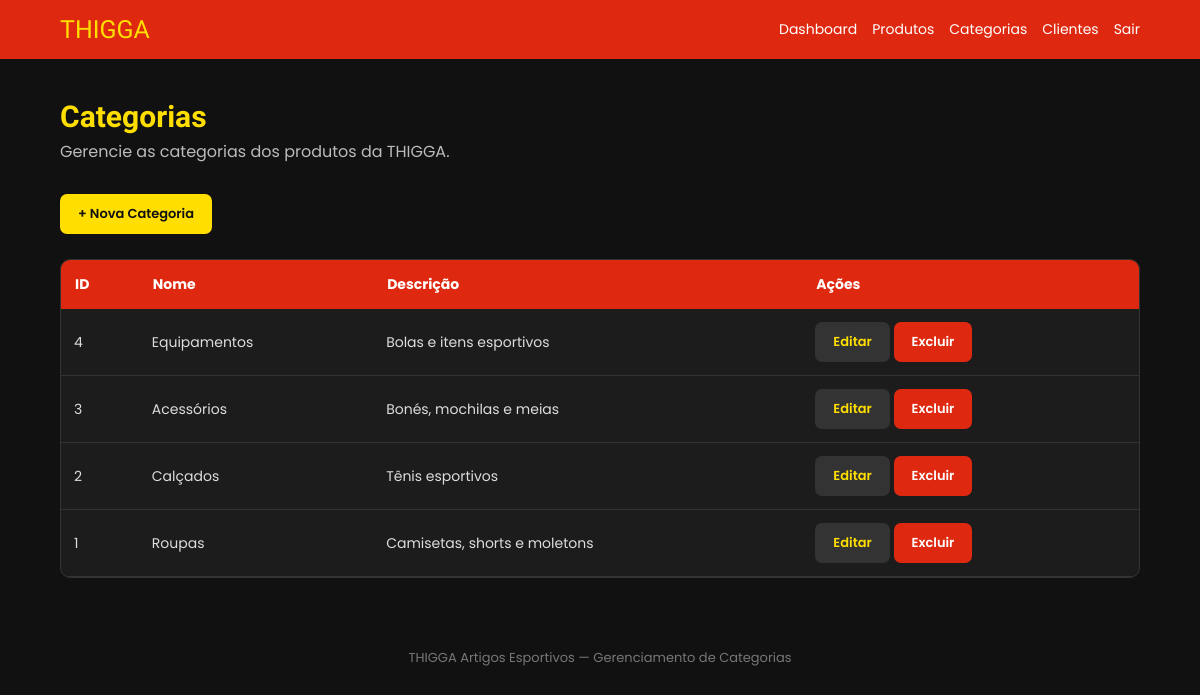
/admin/categorias/listar.php (signed in), run on the app's committed database.
### tables this page shows
CREATE TABLE categorias (
    id INT AUTO_INCREMENT PRIMARY KEY,
    nome VARCHAR(80) NOT NULL,
    descricao TEXT
);

### admin/categorias/listar.php (the view, shortened to what this page needs)
<?php
require_once "../../config/conexao.php";
$sql = "
    SELECT
        id,
        nome,
        descricao
    FROM categorias
    ORDER BY id DESC
";
$stmt = $pdo->query($sql);
$categorias = $stmt->fetchAll(PDO::FETCH_ASSOC);
?>
<!DOCTYPE html>
<html lang="pt-BR">
<head>
    <link
        rel="stylesheet"
        href="../../assets/css/admin.css"
    >
</head>
<body>
<header class="admin-header">
    <div class="admin-logo">
        THIGGA
    </div>
    <nav class="admin-menu">
        <a href="../dashboard.php">
            Dashboard
        </a>
        <a href="../produtos/listar.php">
            Produtos
        </a>
        <a href="listar.php">
            Categorias
        </a>
        <a href="../clientes/listar.php">
            Clientes
        </a>
        <a href="../logout.php">
            Sair
        </a>
    </nav>
</header>
<main class="admin-container">
    <div class="admin-titulo">
        <h1>
            Categorias
        </h1>
        <p>
            Gerencie as categorias dos produtos da THIGGA.
        </p>
    </div>
    <div style="margin-bottom:25px;">
        <a
            href="novo.php"
            class="btn-admin btn-novo"
        >
            + Nova Categoria
        </a>
    </div>
    <div class="tabela-container">
        <table class="tabela">
            <thead>
                <tr>
                    <th>
                        ID
                    </th>
                    <th>
                        Nome
                    </th>
                    <th>
                        Descrição
                    </th>
                    <th>
                        Ações
                    </th>
                </tr>
            </thead>
            <tbody>
                <?php if (count($categorias) > 0): ?>
                    <?php foreach ($categorias as $categoria): ?>
                        <tr>
                            <td>
                                <?php
                                echo $categoria["id"];
                                ?>
                            </td>
                            <td>
                                <?php
                                echo htmlspecialchars(
                                    $categoria["nome"]
                                );
                                ?>
                            </td>
                            <td>
                                <?php
                                echo htmlspecialchars(
                                    $categoria["descricao"] ?? ""
                                );
                                ?>
                            </td>
                            <td>
                                <a
                                    href="editar.php?id=<?php echo $categoria['id']; ?>"
                                    class="btn-admin btn-editar"
                                >
                                    Editar
                                </a>
                                <a
                                    href="excluir.php?id=<?php echo $categoria['id']; ?>"
                                    class="btn-admin btn-excluir"
                                >
                                    Excluir
                                </a>
                            </td>
                        </tr>
                    <?php endforeach; ?>
                <?php endif; ?>
            </tbody>
        </table>
    </div>
</main>
<footer class="admin-footer">
    THIGGA Artigos Esportivos —
    Gerenciamento de Categorias
</footer>
</body>
</html>

### assets/css/admin.css (style rules this page uses)
* { margin: 0; padding: 0; box-sizing: border-box; }
body { font-family: 'Poppins', sans-serif; background: #111111; color: #ffffff; }
.admin-header { background: #DE2910; padding: 15px 5%; display: flex; justify-content: space-between; align-items: center; gap: 20px; }
.admin-logo { font-family: 'Orbitron', sans-serif; color: #FFDE00; font-size: 25px; }
.admin-menu { display: flex; align-items: center; gap: 15px; }
.admin-menu a { color: #ffffff; text-decoration: none; font-size: 14px; transition: 0.3s; }
.admin-container { width: 90%; max-width: 1200px; margin: 40px auto; }
.admin-titulo { margin-bottom: 30px; }
.admin-titulo h1 { font-family: 'Orbitron', sans-serif; color: #FFDE00; font-size: 30px; }
.admin-titulo p { color: #bbbbbb; margin-top: 5px; }
.tabela-container { width: 100%; overflow-x: auto; background: #1c1c1c; border-radius: 10px; border: 1px solid #333; }
.tabela { width: 100%; border-collapse: collapse; min-width: 700px; }
.tabela th { background: #DE2910; color: #ffffff; padding: 14px; text-align: left; font-size: 14px; }
.tabela td { padding: 13px; border-bottom: 1px solid #333; color: #dddddd; font-size: 14px; }
.btn-admin { display: inline-block; padding: 10px 18px; border-radius: 7px; text-decoration: none; font-size: 13px; font-weight: 600; transition: 0.3s; }
.btn-novo { background: #FFDE00; color: #111111; }
.btn-editar { background: #333333; color: #FFDE00; }
.btn-excluir { background: #DE2910; color: #ffffff; }
.admin-footer { text-align: center; padding: 30px 15px; color: #777777; font-size: 13px; }

### data on the page
categorias: id "4", nome "Equipamentos", descricao "Bolas e itens esportivos"
categorias: id "3", nome "Acessórios", descricao "Bonés, mochilas e meias"
categorias: id "2", nome "Calçados", descricao "Tênis esportivos"
categorias: id "1", nome "Roupas", descricao "Camisetas, shorts e moletons"
